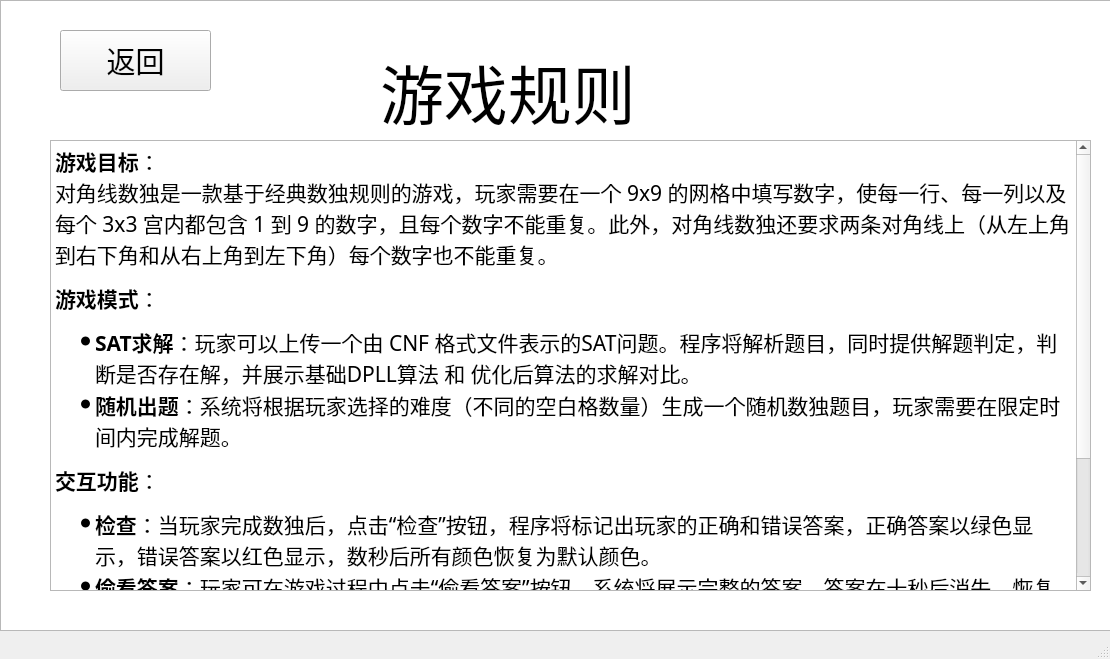
<?xml version="1.0" encoding="UTF-8"?>
<ui version="4.0">
 <class>RulesWindow</class>
 <widget class="QMainWindow" name="RulesWindow">
  <property name="geometry">
   <rect>
    <x>0</x>
    <y>0</y>
    <width>1110</width>
    <height>659</height>
   </rect>
  </property>
  <property name="windowTitle">
   <string>MainWindow</string>
  </property>
  <widget class="QWidget" name="centralwidget">
   <widget class="QListWidget" name="listWidget">
    <property name="geometry">
     <rect>
      <x>0</x>
      <y>0</y>
      <width>1111</width>
      <height>631</height>
     </rect>
    </property>
   </widget>
   <widget class="QLabel" name="label">
    <property name="geometry">
     <rect>
      <x>380</x>
      <y>-20</y>
      <width>661</width>
      <height>221</height>
     </rect>
    </property>
    <property name="font">
     <font>
      <family>Arial</family>
      <pointsize>48</pointsize>
     </font>
    </property>
    <property name="text">
     <string>游戏规则</string>
    </property>
   </widget>
   <widget class="QTextEdit" name="textEdit">
    <property name="geometry">
     <rect>
      <x>50</x>
      <y>140</y>
      <width>1041</width>
      <height>451</height>
     </rect>
    </property>
    <property name="font">
     <font>
      <family>Bahnschrift SemiLight</family>
      <pointsize>28</pointsize>
     </font>
    </property>
    <property name="readOnly">
     <bool>true</bool>
    </property>
    <property name="html">
     <string>&lt;!DOCTYPE HTML PUBLIC &quot;-//W3C//DTD HTML 4.0//EN&quot; &quot;http://www.w3.org/TR/REC-html40/strict.dtd&quot;&gt;
&lt;html&gt;&lt;head&gt;&lt;meta name=&quot;qrichtext&quot; content=&quot;1&quot; /&gt;&lt;style type=&quot;text/css&quot;&gt;
p, li { white-space: pre-wrap; }
&lt;/style&gt;&lt;/head&gt;&lt;body style=&quot; font-family:'Bahnschrift SemiLight'; font-size:28pt; font-weight:400; font-style:normal;&quot;&gt;
&lt;p style=&quot; margin-top:12px; margin-bottom:12px; margin-left:0px; margin-right:0px; -qt-block-indent:0; text-indent:0px;&quot;&gt;&lt;span style=&quot; font-family:'SimSun'; font-size:16pt; font-weight:600;&quot;&gt;游戏目标&lt;/span&gt;&lt;span style=&quot; font-family:'SimSun'; font-size:16pt;&quot;&gt;：&lt;br /&gt;对角线数独是一款基于经典数独规则的游戏，玩家需要在一个 9x9 的网格中填写数字，使每一行、每一列以及每个 3x3 宫内都包含 1 到 9 的数字，且每个数字不能重复。此外，对角线数独还要求两条对角线上（从左上角到右下角和从右上角到左下角）每个数字也不能重复。&lt;/span&gt;&lt;/p&gt;
&lt;p style=&quot; margin-top:12px; margin-bottom:12px; margin-left:0px; margin-right:0px; -qt-block-indent:0; text-indent:0px;&quot;&gt;&lt;span style=&quot; font-family:'SimSun'; font-size:16pt; font-weight:600;&quot;&gt;游戏模式&lt;/span&gt;&lt;span style=&quot; font-family:'SimSun'; font-size:16pt;&quot;&gt;：&lt;/span&gt;&lt;/p&gt;
&lt;ul style=&quot;margin-top: 0px; margin-bottom: 0px; margin-left: 0px; margin-right: 0px; -qt-list-indent: 1;&quot;&gt;&lt;li style=&quot; font-family:'SimSun'; font-size:16pt;&quot; style=&quot; margin-top:12px; margin-bottom:0px; margin-left:0px; margin-right:0px; -qt-block-indent:0; text-indent:0px;&quot;&gt;&lt;span style=&quot; font-weight:600;&quot;&gt;SAT求解&lt;/span&gt;：玩家可以上传一个由 CNF 格式文件表示的SAT问题。程序将解析题目，同时提供解题判定，判断是否存在解，并展示基础DPLL算法 和 优化后算法的求解对比。&lt;/li&gt;
&lt;li style=&quot; font-family:'SimSun'; font-size:16pt;&quot; style=&quot; margin-top:0px; margin-bottom:12px; margin-left:0px; margin-right:0px; -qt-block-indent:0; text-indent:0px;&quot;&gt;&lt;span style=&quot; font-weight:600;&quot;&gt;随机出题&lt;/span&gt;：系统将根据玩家选择的难度（不同的空白格数量）生成一个随机数独题目，玩家需要在限定时间内完成解题。&lt;/li&gt;&lt;/ul&gt;
&lt;p style=&quot; margin-top:12px; margin-bottom:12px; margin-left:0px; margin-right:0px; -qt-block-indent:0; text-indent:0px;&quot;&gt;&lt;span style=&quot; font-family:'SimSun'; font-size:16pt; font-weight:600;&quot;&gt;交互功能&lt;/span&gt;&lt;span style=&quot; font-family:'SimSun'; font-size:16pt;&quot;&gt;：&lt;/span&gt;&lt;/p&gt;
&lt;ul style=&quot;margin-top: 0px; margin-bottom: 0px; margin-left: 0px; margin-right: 0px; -qt-list-indent: 1;&quot;&gt;&lt;li style=&quot; font-family:'SimSun'; font-size:16pt;&quot; style=&quot; margin-top:12px; margin-bottom:0px; margin-left:0px; margin-right:0px; -qt-block-indent:0; text-indent:0px;&quot;&gt;&lt;span style=&quot; font-weight:600;&quot;&gt;检查&lt;/span&gt;：当玩家完成数独后，点击“检查”按钮，程序将标记出玩家的正确和错误答案，正确答案以绿色显示，错误答案以红色显示，数秒后所有颜色恢复为默认颜色。&lt;/li&gt;
&lt;li style=&quot; font-family:'SimSun'; font-size:16pt;&quot; style=&quot; margin-top:0px; margin-bottom:0px; margin-left:0px; margin-right:0px; -qt-block-indent:0; text-indent:0px;&quot;&gt;&lt;span style=&quot; font-weight:600;&quot;&gt;偷看答案&lt;/span&gt;：玩家可在游戏过程中点击“偷看答案”按钮，系统将展示完整的答案，答案在十秒后消失，恢复玩家当前输入的状态。&lt;/li&gt;
&lt;li style=&quot; font-family:'SimSun'; font-size:16pt;&quot; style=&quot; margin-top:0px; margin-bottom:12px; margin-left:0px; margin-right:0px; -qt-block-indent:0; text-indent:0px;&quot;&gt;&lt;span style=&quot; font-weight:600;&quot;&gt;显示答案&lt;/span&gt;：玩家在解题过程中可以选择显示完整答案，程序将记录偷看次数，并统计游戏时间。游戏结束时将显示玩家的偷看次数和总用时。&lt;/li&gt;&lt;/ul&gt;
&lt;p style=&quot;-qt-paragraph-type:empty; margin-top:12px; margin-bottom:12px; margin-left:0px; margin-right:0px; -qt-block-indent:0; text-indent:0px;&quot;&gt;&lt;br /&gt;&lt;/p&gt;&lt;/body&gt;&lt;/html&gt;</string>
    </property>
   </widget>
   <widget class="QPushButton" name="rules_back">
    <property name="geometry">
     <rect>
      <x>60</x>
      <y>30</y>
      <width>151</width>
      <height>61</height>
     </rect>
    </property>
    <property name="font">
     <font>
      <family>Arial</family>
      <pointsize>22</pointsize>
     </font>
    </property>
    <property name="text">
     <string>返回</string>
    </property>
   </widget>
  </widget>
  <widget class="QMenuBar" name="menubar">
   <property name="geometry">
    <rect>
     <x>0</x>
     <y>0</y>
     <width>1110</width>
     <height>26</height>
    </rect>
   </property>
  </widget>
  <widget class="QStatusBar" name="statusbar"/>
 </widget>
 <resources/>
 <connections/>
</ui>
